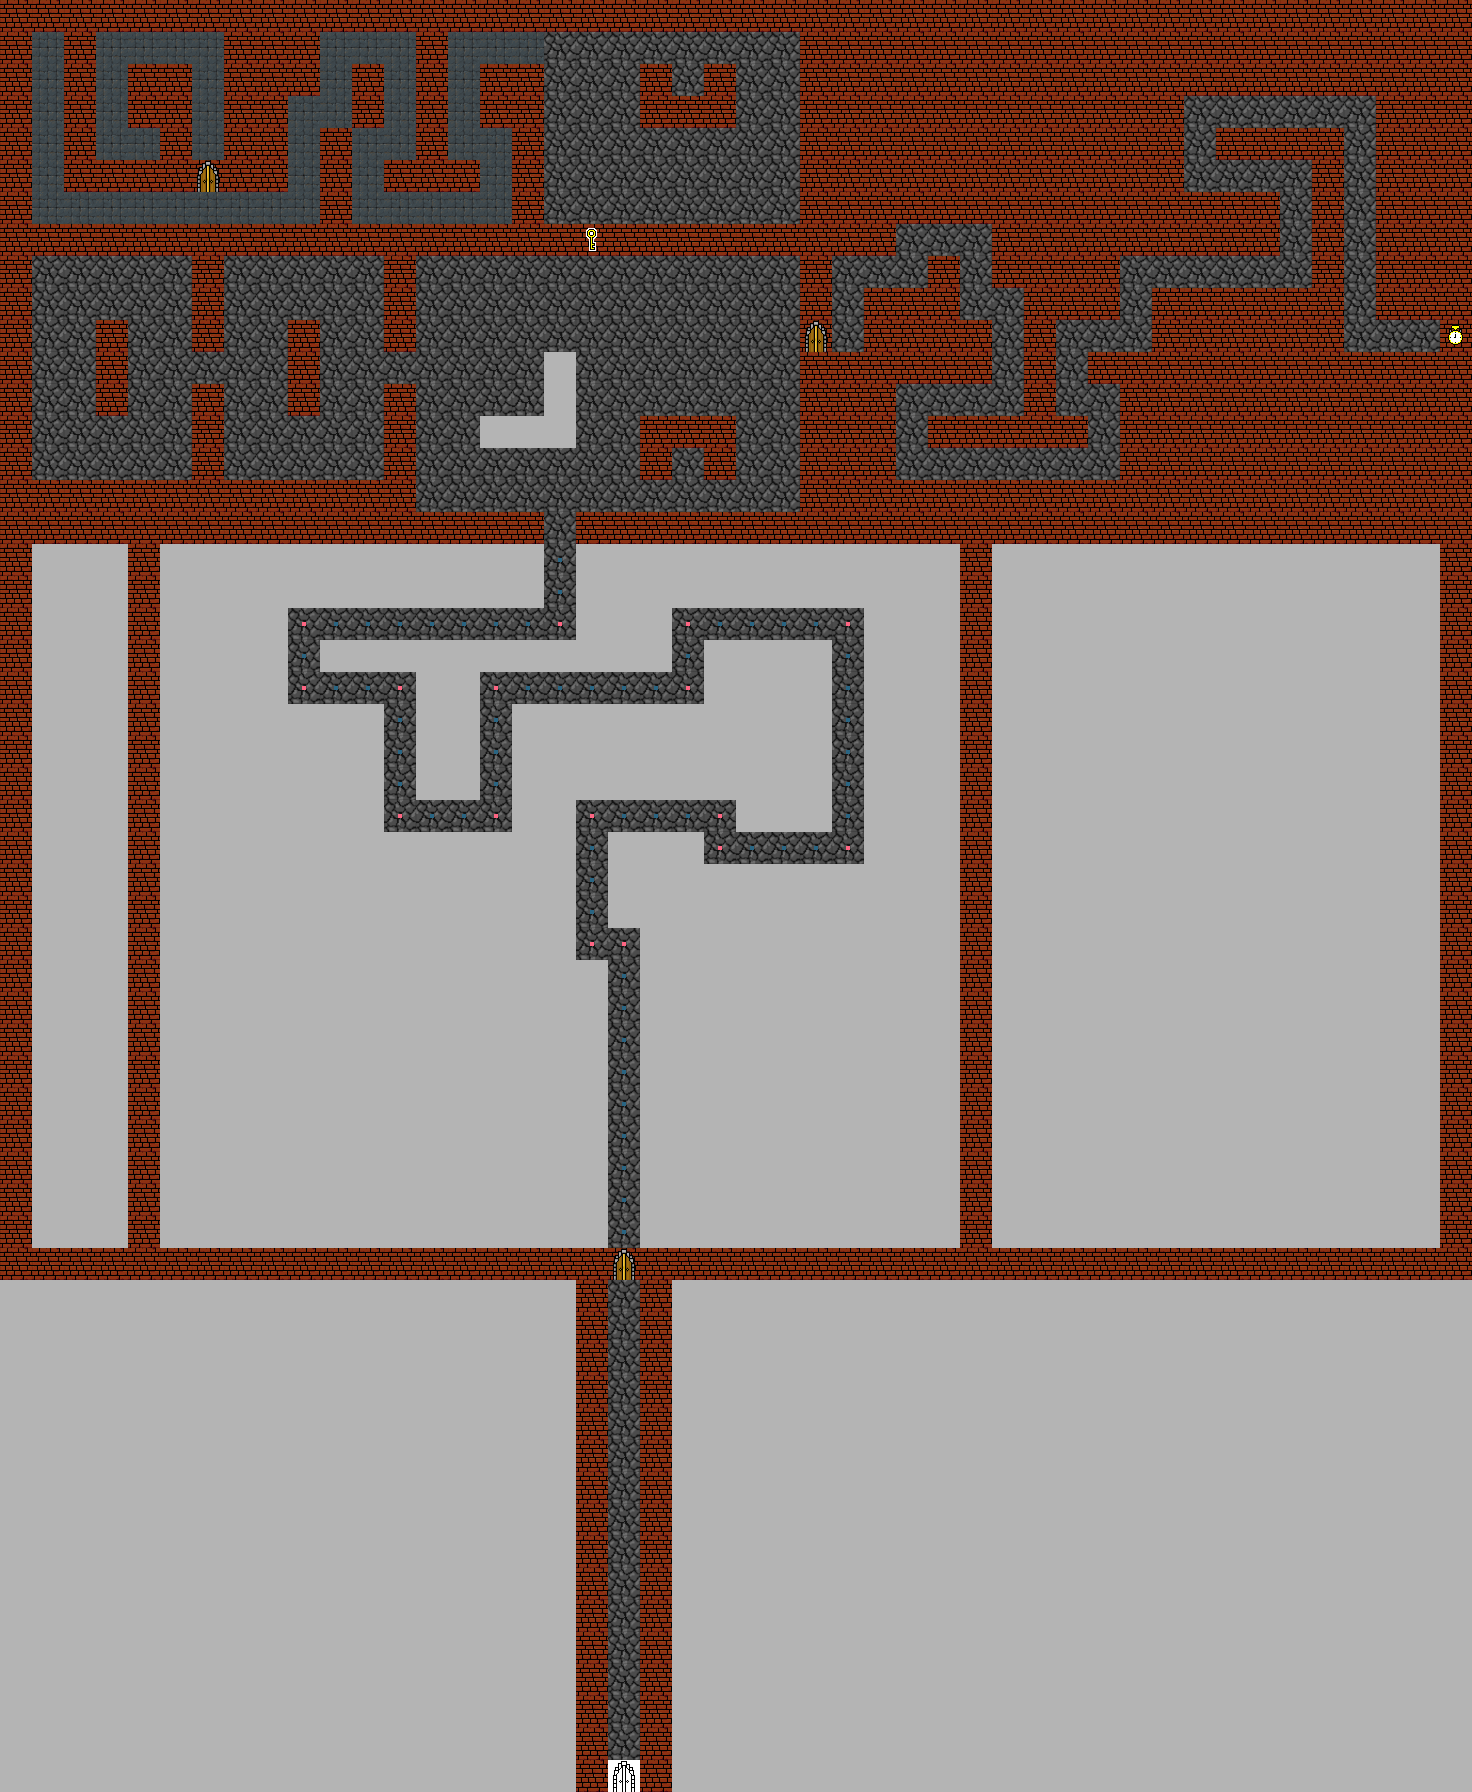

Tiled map render using the project's own tile images. Description and the map definition, with tile-layer contents summarised, below:
An orthogonal 46x56 tile map with 32x32 px tiles, 2 tile layers (floor, main), 1 hidden layer not drawn, 3 tilesets.

<map version="1.10" tiledversion="1.11.90" orientation="orthogonal" renderorder="right-down" width="46" height="56" tilewidth="32" tileheight="32" infinite="0" backgroundcolor="#b4b4b4" nextlayerid="4" nextobjectid="1">
 <editorsettings>
  <export target="../src/main/resources/Tile_sets/.csv" format="csv" />
 </editorsettings>
 <tileset firstgid="1" name="Walls" tilewidth="32" tileheight="32" tilecount="5" columns="0">
  <grid orientation="orthogonal" width="1" height="1" />
  <tile id="0">
   <image source="../src/main/resources/brick_wall.png" width="32" height="32" />
  </tile>
  <tile id="1">
   <image source="../src/main/resources/brick_wall_door.png" width="32" height="32" />
  </tile>
  <tile id="2">
   <image source="../src/main/resources/brick_wall_key.png" width="32" height="32" />
  </tile>
  <tile id="3">
   <image source="../src/main/resources/brick_wall_watch.png" width="32" height="32" />
  </tile>
  <tile id="4">
   <image source="../src/main/resources/last_door.png" width="32" height="32" />
  </tile>
 </tileset>
 <tileset firstgid="6" name="Floors" tilewidth="32" tileheight="32" tilecount="4" columns="0">
  <grid orientation="orthogonal" width="1" height="1" />
  <tile id="0">
   <image source="../src/main/resources/stone_floor.png" width="32" height="32" />
  </tile>
  <tile id="1">
   <image source="../src/main/resources/stone_floor_tile.png" width="32" height="32" />
  </tile>
  <tile id="2">
   <image source="../src/main/resources/stone_floor_one_tile.png" width="32" height="32" />
  </tile>
  <tile id="3">
   <image source="../src/main/resources/stone_floor_one_tile_fall.png" width="32" height="32" />
  </tile>
 </tileset>
 <tileset firstgid="10" name="Ceilings" tilewidth="32" tileheight="32" tilecount="1" columns="0">
  <grid orientation="orthogonal" width="1" height="1" />
  <tile id="0">
   <image source="../src/main/resources/stone_ceiling_tile.png" width="32" height="32" />
  </tile>
 </tileset>
 <layer id="2" name="floor" width="46" height="56">
  <data>[2576 cells, 898 non-empty, 4 distinct tile ids]</data>
 </layer>
 <layer id="3" name="ceiling" width="46" height="56" visible="0">
  <data>[2576 cells, 812 non-empty, 1 distinct tile ids]</data>
 </layer>
 <layer id="1" name="main" width="46" height="56">
  <data>[2576 cells, 636 non-empty, 5 distinct tile ids]</data>
 </layer>
</map>